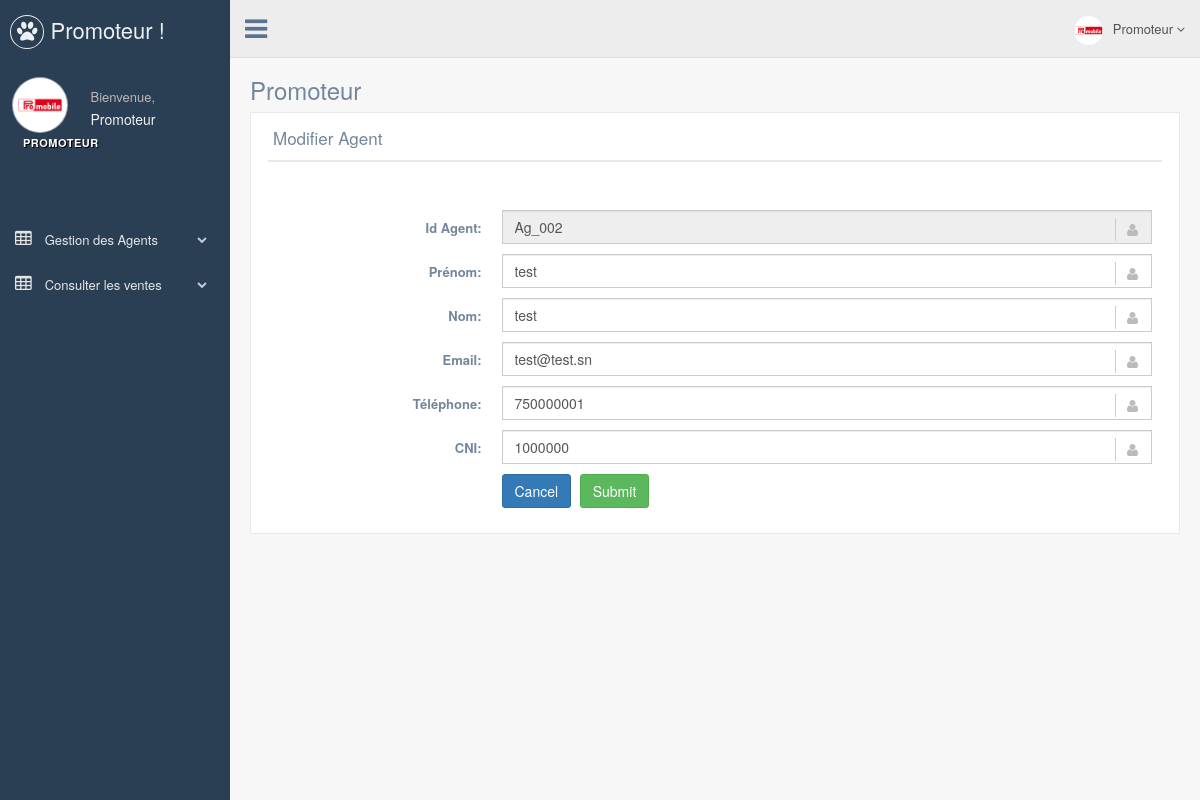
/promoteur/modifierAgent.php?id_promoteur=Promo_001&id_agent=Ag_002 (signed in), run on the app's committed database.
### tables this page shows
CREATE TABLE `agent` (
  `id` bigint NOT NULL,
  `id_promoteur` varchar(255) NOT NULL,
  `id_agent` varchar(100) NOT NULL,
  `prenom` varchar(100) NOT NULL,
  `nom` varchar(100) NOT NULL,
  `cni` bigint NOT NULL,
  `email` varchar(100) NOT NULL,
  `telephone` int NOT NULL,
  `password` varchar(100) NOT NULL
);

### promoteur/modifierAgent.php (the view, shortened to what this page needs)
<?php
        $login = $_SESSION['login'];
        if(!isset($login)){
            header('Location: index.php?id=55');
            exit();
        }
        else {
                require_once('header.php');
        }
?>
      <div class="right_col" role="main">
        <div class="">
          <div class="page-title">
            <div class="title_left">
              <h3>
                  Promoteur
                </h3>
            </div>
            <div class="title_right">
              <div class="col-md-5 col-sm-5 col-xs-12 form-group pull-right top_search">
              </div>
            </div>
          </div>
          <div class="clearfix"></div>
          <div class="row">
            <div class="col-md-12 col-sm-12 col-xs-12">
              <div class="x_panel">
                <div class="x_title">
                  <h2>Modifier Agent <small> Promoteur</small></h2>
                  <div class="clearfix"></div>
                </div>
                  <br/>
                  <br/>
			 <?php
	                        $id_admin=$_GET['id_agent'];
	                        $id_promoteur=$_GET['id_promoteur'];
				require_once 'db_connect.php';
        	       	 	$query  = "SELECT * FROM agent where id_agent='".$id_admin."' ";
	        	        $result = mysqli_query($conn,$query);
                		if(mysqli_num_rows($result)){
					while ($client = mysqli_fetch_object($result)){
                        ?>
				<form class="form-horizontal form-label-left"  method="post" action="listermodifier_agent.php?id=<?php echo $id_promoteur ;?>">
                  	  <div class="form-group">
                  	    <label class="control-label col-md-3 col-sm-3 col-xs-3">Id Agent:</label>
                  	    <div class="col-md-9 col-sm-9 col-xs-9">
			    <input type="text" readonly class="form-control" data-inputmask="'mask': '99/99/9999'" name="id_agent" value="<?php echo $id_admin;?>" >
                  	    </div>
			  </div>
                          <div class="form-group">
                            <label class="control-label col-md-3 col-sm-3 col-xs-3">Prénom:</label>
                            <div class="col-md-9 col-sm-9 col-xs-9">
                            <input type="text" class="form-control" data-inputmask="'mask': '99/99/9999'" name="prenom" value="<?php echo $client->prenom;?>" >
                            </div>
                          </div>
                          <div class="form-group">
                            <label class="control-label col-md-3 col-sm-3 col-xs-3">Nom:</label>
                            <div class="col-md-9 col-sm-9 col-xs-9">
                            <input type="text" class="form-control" data-inputmask="'mask': '99/99/9999'" name="nom" value="<?php echo $client->nom;?>" >
                            </div>
                          </div>
                          <div class="form-group">
                            <label class="control-label col-md-3 col-sm-3 col-xs-3">Email:</label>
                            <div class="col-md-9 col-sm-9 col-xs-9">
                            <input type="email" class="form-control" data-inputmask="'mask': '99/99/9999'" name="email" value="<?php echo $client->email;?>" >
                            </div>
                          </div>
                          <div class="form-group">
                            <label class="control-label col-md-3 col-sm-3 col-xs-3">Téléphone:</label>
                            <div class="col-md-9 col-sm-9 col-xs-9">
                            <input type="text" class="form-control" data-inputmask="'mask': '99/99/9999'" name="telephone" value="<?php echo $client->telephone;?>" >
                            </div>
                          </div>
                          <div class="form-group">
                            <label class="control-label col-md-3 col-sm-3 col-xs-3">CNI:</label>
                            <div class="col-md-9 col-sm-9 col-xs-9">
                            <input type="text" class="form-control" data-inputmask="'mask': '99/99/9999'" name="cni" value="<?php echo $client->cni;?>" >
                            </div>
                          </div>
			<?php
			    }
		 	 }
			?>
                    	  <div class="form-group">
                    	    <div class="col-md-9 col-md-offset-3">
                    	    	<button type="submit" class="btn btn-primary">Cancel</button>
                    	    	<button type="submit" class="btn btn-success">Submit</button>
                    	    </div>
                    	  </div>
                 	</form>
          </div>
        <div id="custom_notifications" class="custom-notifications dsp_none">
          <div class="clearfix"></div>
        </div>

### data on the page
agent: prenom "test", nom "test", email "test@test.sn", telephone "750000001", cni "1000000"
